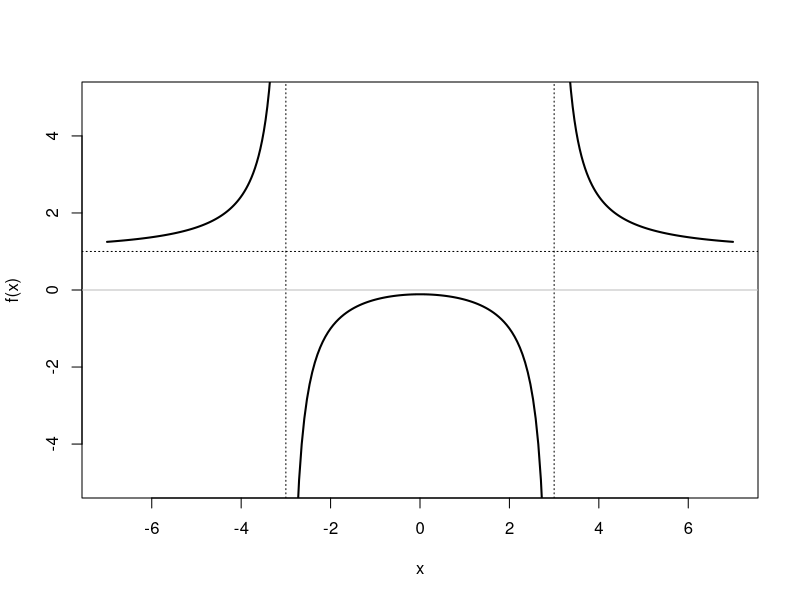
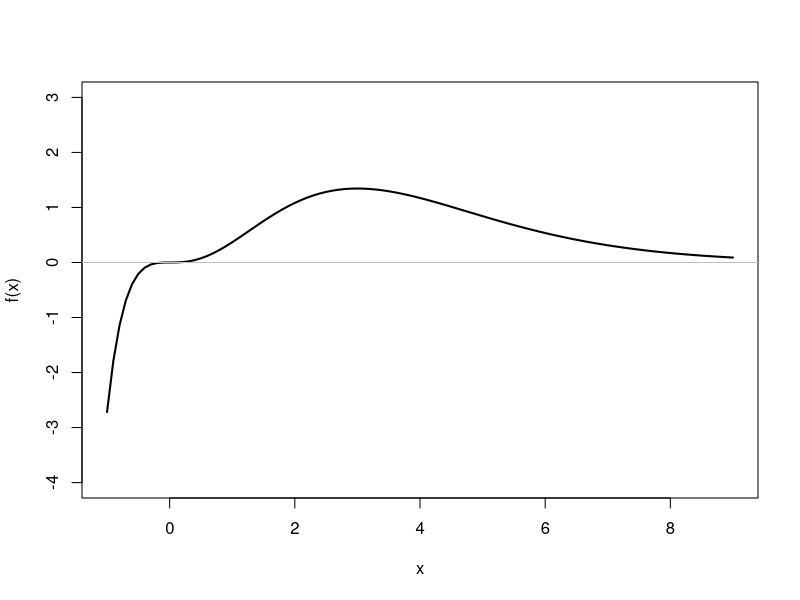
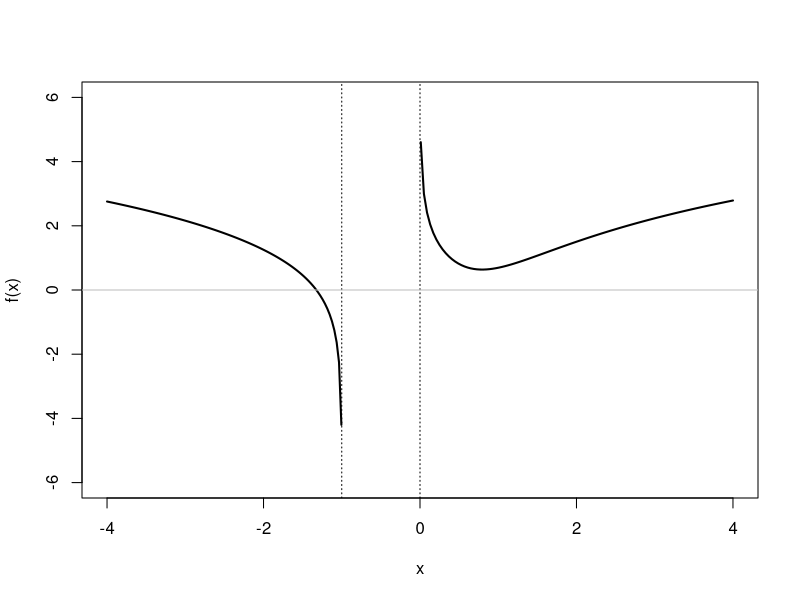

Write R code to recreate these figures, in order.
## ---- chunk 1
#| echo: false
#| fig-width: 7
#| fig-height: 4
#| fig-cap: "Esbós de la funció de l'apartat a)"
fa <- function(x) (x^2+1)/(x^2-9)
plot(NA, xlim=c(-7,7), ylim=c(-5,5), xlab="x", ylab="f(x)")
curve(fa(x), from=-7, to=-3.06, add=TRUE, lwd=2)
curve(fa(x), from=-2.94, to=2.94, add=TRUE, lwd=2)
curve(fa(x), from=3.06, to=7, add=TRUE, lwd=2)
abline(h=1, v=c(-3,3), lty=3)
abline(h=0, col="gray75")
## ---- chunk 2
#| echo: false
#| fig-width: 7
#| fig-height: 4
#| fig-cap: "Esbós de la funció de l'apartat b)"
curve(x^3*exp(-x), from=-1, to=9, ylim=c(-4,3),
      xlab="x", ylab="f(x)", lwd=2)
abline(h=0, col="gray75")
## ---- chunk 3
#| echo: false
#| fig-width: 7
#| fig-height: 4
#| fig-cap: "Esbós de la funció de l'apartat c)"
fc <- function(x) log(x^2+1/x)
plot(NA, xlim=c(-4,4), ylim=c(-6,6), xlab="x", ylab="f(x)")
curve(fc(x), from=-4, to=-1.005, add=TRUE, lwd=2)
curve(fc(x), from=0.01, to=4, add=TRUE, lwd=2)
abline(v=c(-1,0), lty=3)
abline(h=0, col="gray75")
